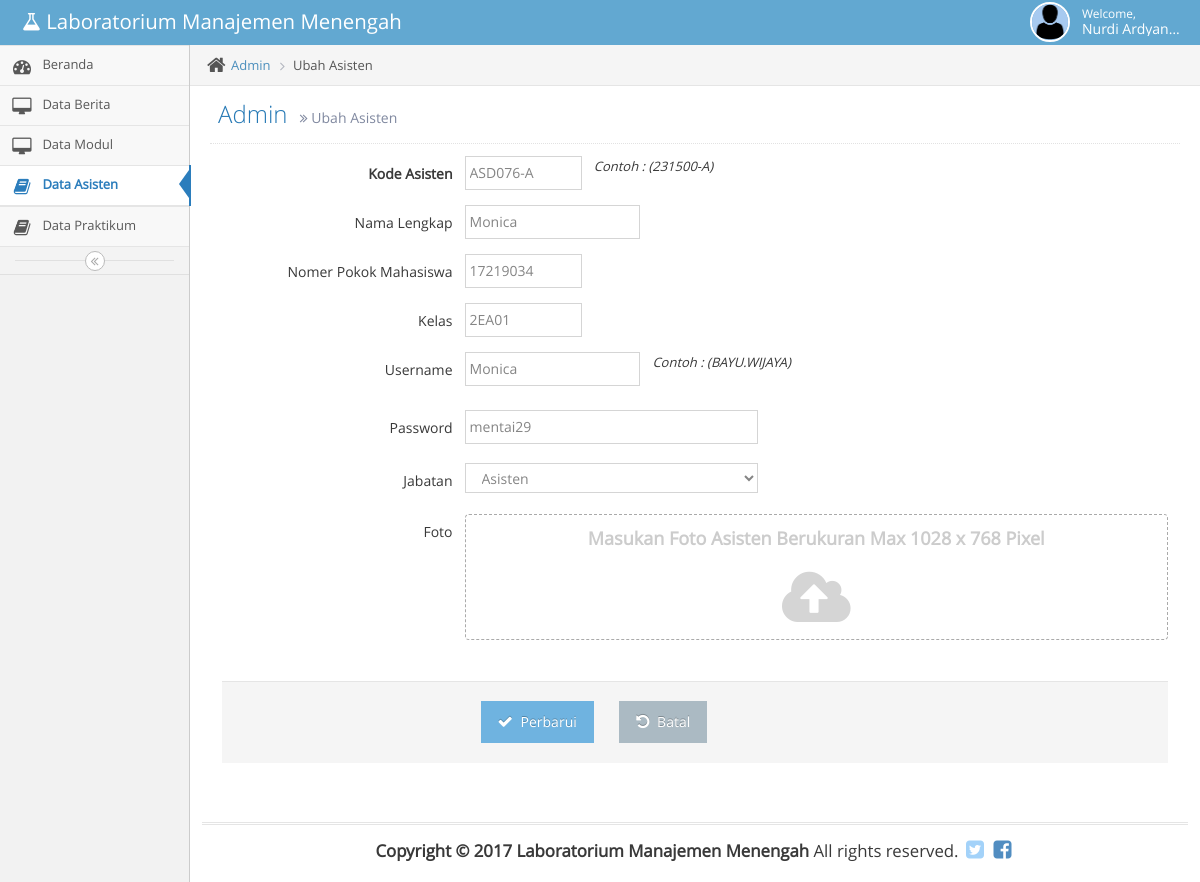
Page /Admin/lihat_asisten/4 (signed in) on the committed database.
### tables this page shows
CREATE TABLE `tbasisten` (
  `id` int NOT NULL,
  `kd_asisten` varchar(10) DEFAULT NULL,
  `npm` varchar(10) DEFAULT NULL,
  `kelas` varchar(5) DEFAULT NULL,
  `username` varchar(30) DEFAULT NULL,
  `password` varchar(30) DEFAULT NULL,
  `nama_lengkap` varchar(40) DEFAULT NULL,
  `status` varchar(15) DEFAULT NULL,
  `tanggal_post` datetime DEFAULT CURRENT_TIMESTAMP,
  `foto` varchar(300) DEFAULT NULL
);

### application/controllers/Admin.php (called while the page is built, shortened)
<?php
class Admin extends CI_Controller {
	function lihat_asisten($id)
	{
		$data['content'] = 'admin/dataasisten/ubah_asisten';
		$data['judul'] = 'Admin';
		$data['subjudul'] = 'Ubah Asisten';
		$data['dashboard'] = '';
		$data['databerita'] = '';
		$data['datamodul'] = '';
		$data['dataasisten'] = 'class="active"';
		$data['datapraktikum'] ='';
		$data['tentang'] = '';
		$data['data_asisten'] = $this->db->query("SELECT * FROM tbasisten WHERE id = ".$id." ");
		$this->load->view('admin/header_admin',$data);
		$this->load->view('admin/menu_admin',$data);
		$this->load->view('admin/content_admin',$data);
		$this->load->view('admin/footer_admin');
	}
}

### index.php (called while the page is built, shortened)
<?php
require_once BASEPATH.'core/CodeIgniter.php';

### application/views/admin/dataasisten/ubah_asisten.php (the view, shortened to what this page needs)
<?php
	foreach ($data_asisten->result() as $Row )
	{
		$var_kd_asisten = $Row->kd_asisten;
		$var_nama_lengkap = $Row->nama_lengkap;
		$var_kelas = $Row->kelas;
		$var_npm = $Row->npm;
		$var_username = $Row->username;
		$var_password = $Row->password;
		$var_status = $Row->status;
	}
?>
<div class="col-xs-12">
<form action="<?php echo base_url();?>admin/data_asisten" enctype="multipart/form-data" method="post" accept-charset="utf-8"  class="form-horizontal">
	<div class="form-group">
		<label class="col-sm-3 control-label no-padding-right" for="form-field-1"> <b>Kode Asisten</b></label>
		<div class="col-sm-9">
			<input type="text" id="form-field-1" name="kd_asisten" placeholder="Kode Asisten.." class="col-xs-2" value="<?php echo $var_kd_asisten;?>" required />
			<span class="help-inline col-xs-12 col-sm-7">
				<span class="middle"><i>Contoh : (231500-A)</i> </span>
			</span>
		</div>
	</div>
	<div class="form-group">
		<label class="col-sm-3 control-label no-padding-right" for="form-field-1-1">Nama Lengkap </label>
		<div class="col-sm-9">
			<input type="text" name="nama_lengkap" id="form-field-1-1" placeholder="Nama Lengkap.." class="col-xs-3" value="<?php echo $var_nama_lengkap; ?>" required />
		</div>
	</div>
	<div class="form-group">
		<label class="col-sm-3 control-label no-padding-right" for="form-field-1-1">Nomer Pokok Mahasiswa </label>
		<div class="col-sm-9">
			<input type="text" name="npm" id="form-field-1-1" placeholder="NPM.." class="col-xs-2" value="<?php echo $var_npm; ?>" required />
		</div>
	</div>
	<div class="form-group">
		<label class="col-sm-3 control-label no-padding-right" for="form-field-1-1">Kelas</label>
		<div class="col-sm-9">
			<input type="text" name="kelas" id="form-field-1-1" placeholder="Kelas.." class="col-xs-2" value="<?php echo $var_kelas; ?>" required />
		</div>
	</div>
	<div class="form-group">
		<label class="col-sm-3 control-label no-padding-right" for="form-field-2">Username  </label>
		<div class="col-sm-9">
			<input type="text" name="username" id="form-field-1-1" placeholder="Username.." class="col-xs-3" value="<?php echo $var_username;?>" required />
			<span class="help-inline col-xs-12 col-sm-7">
				<span class="middle"><i>Contoh : (BAYU.WIJAYA)</i> </span>
			</span>
		</div>
	</div>
	<div class="space-4"></div>
	<div class="space-4"></div>
	<div class="form-group">
		<label class="col-sm-3 control-label no-padding-right" for="form-field-2">Password </label>
		<div class="col-sm-9">
			<input type="text" name="password" id="form-field-2" placeholder="Password.." class="col-xs-10 col-sm-5" value="<?php echo $var_password; ?>" required />
			<span class="help-inline col-xs-12 col-sm-7">
			</span>
		</div>
	</div>
	<div class="space-4"></div>
	<div class="form-group">
		<label class="col-sm-3 control-label no-padding-right" for="form-field-2">Jabatan </label>
		<div class="col-sm-9">
			<select type="text" name="status" id="form-field-2" class="col-xs-10 col-sm-5">
				<option <?php if($var_status == "Asisten"){echo "selected"; } ?> value="Asisten">Asisten</option>
			</select>
			<span class="help-inline col-xs-12 col-sm-7">
			</span>
		</div>
	</div>
	<div class="space-4"></div>
	<div class="form-group">
		<label class="col-sm-3 control-label no-padding-right" for="form-input-readonly"> Foto </label>
		<div class="col-sm-9">
		</div>
	</div>
	<div class="space-4"></div>
	<div class="clearfix form-actions">
		<div class="col-md-offset-3 col-md-9">
			<button class="btn btn-info" type="submit" name="ubah">
				<i class="ace-icon fa fa-check bigger-110"></i>
				Perbarui
			</button>
			<a href="<?php echo base_url();?>Admin/data_asisten" class="btn" >
				<i class="ace-icon fa fa-undo bigger-110"></i>
				Batal
			</a>
		</div>
	</div>
</form>
</div>

### rows in the picture
tbasisten: kd_asisten "ASD076-A", nama_lengkap "Monica", npm "17219034", kelas "2EA01", username "Monica", password "mentai29", status "Asisten"

### other values in the picture
$this->session->userdata('nama_lengkap') "Nurdi Ardyan…"
$judul "Admin"
$subjudul "Ubah Asisten"
